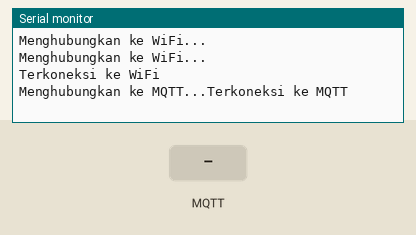
The sketch below on a simulated ESP32. Parts: the last lines printed to the serial monitor. The inputs (shaded band) are chosen by the test bench. WiFi joins after 1.5 s; servers stay silent unless stated; random numbers use the default seed unless the sketch sets one; no MQTT or app messages arrive unless stated.

Above: at 3.2 s.
3.3 s: MQTT message "1" arrives on the first subscribed topic
At 6.1 s:
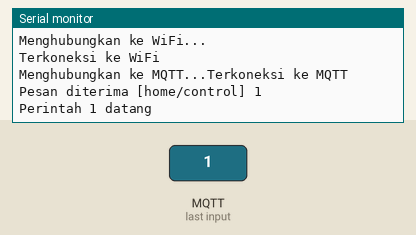
6.5 s: MQTT message "on" arrives on the first subscribed topic
At 8.4 s:
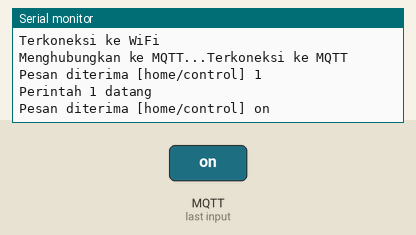
9.5 s: MQTT message "off" arrives on the first subscribed topic
At 12.0 s:
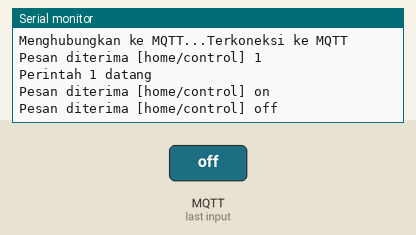

The sketch:

SCA3.0.ino
```cpp
/*
 * Program SCA3.0
 * Hardware : ESP32
 * Library : ESP32-WROOM-DA Module
 *
 */

#include <WiFi.h>
#include <PubSubClient.h>

// Konfigurasi WiFi
const char* ssid = "Aira alfa";
const char* password = "bismillah";

// Konfigurasi MQTT
const char* mqttServer = "209.182.237.240";
const int mqttPort = 1883;
const char* mqttTopicSend = "home/heating";
const char* mqttTopicControl = "home/control";

WiFiClient espClient;
PubSubClient client(espClient);

String unitSCA = "1";

// Pin untuk alat pemanas
const int heatingPin1 = 2;
const int heatingPin2 = 3;

// Variabel untuk data sensor
float suhu1 = 0;
float arus1 = 0;
float tekanan_udara1 = 0;
String status_heater1 = "off";

float suhu2 = 0;
float arus2 = 0;
float tekanan_udara2 = 0;
String status_heater2 = "off";

float suhu3 = 0;
float arus3 = 0;
float tekanan_udara3 = 0;
String status_heater3 = "off";

float suhu4 = 0;
float arus4 = 0;
float tekanan_udara4 = 0;
String status_heater4 = "off";

void setup() {
  Serial.begin(115200);
  // Koneksi WiFi
  WiFi.begin(ssid, password);
  while (WiFi.status() != WL_CONNECTED) {
    delay(1000);
    Serial.println("Menghubungkan ke WiFi...");
  }
  Serial.println("Terkoneksi ke WiFi");

  // Koneksi MQTT
  client.setServer(mqttServer, mqttPort);
  client.setCallback(callback);
}

void callback(char* topic, byte* payload, unsigned int length) {
  Serial.print("Pesan diterima [");
  Serial.print(topic);
  Serial.print("] ");
  for (int i = 0; i < length; i++) {
    Serial.print((char)payload[i]);
  }
  Serial.println();

  // Kontrol alat pemanas
  if (strcmp(topic, mqttTopicControl) == 0) {
    if (payload[0] == '1') {
      digitalWrite(heatingPin1, HIGH);
      status_heater1 = "run";
      Serial.println("Perintah 1 datang");
    } else if (payload[0] == '0') {
      digitalWrite(heatingPin1, LOW);
      status_heater1 = "stop";
      Serial.println("Perintah 0 datang");
    } else if (payload[0] == '3') {
      digitalWrite(heatingPin2, HIGH);
      status_heater2 = "run";
      Serial.println("Perintah 3 datang");
    } else if (payload[0] == '2') {
      digitalWrite(heatingPin2, LOW);
      status_heater2 = "stop";
      Serial.println("Perintah 2 datang");
    }
  }
}

void loop() {
  if (!client.connected()) {
    reconnect();
  }
  client.loop();

  // Baca data sensor
  suhu1 = random(20, 30);
  arus1 = random(1, 10);
  tekanan_udara1 = random(1000, 2000);

  suhu2 = random(20, 30);
  arus2 = random(1, 10);
  tekanan_udara2 = random(1000, 2000);

  suhu3 = random(20, 30);
  arus3 = random(1, 10);
  tekanan_udara1 = random(1000, 2000);

  suhu4 = random(20, 30);
  arus4 = random(1, 10);
  tekanan_udara2 = random(1000, 2000);

  // Kirim data sensor ke Node-RED
  char json[200];
  sprintf(json, "{\"unitSCA\":\"%s\",\"suhu1\":%.2f,\"arus1\":%.2f,\"tekanan_udara1\":%.2f,\"status_heater1\":\"%s\",\"suhu2\":%.2f,\"arus2\":%.2f,\"tekanan_udara2\":%.2f,\"status_heater2\":\"%s\"}", unitSCA, suhu1, arus1, tekanan_udara1, status_heater1, suhu2, arus2, tekanan_udara2, status_heater2);
  client.publish(mqttTopicSend, json);
  delay(3000);
}

void reconnect() {
  while (!client.connected()) {
    Serial.print("Menghubungkan ke MQTT...");
    if (client.connect("ESP32Client")) {
      Serial.println("Terkoneksi ke MQTT");
      client.subscribe(mqttTopicControl);
    } else {
      delay(3000);
    }
  }
}
```

Measured:
- after the input at 3.3 s, the serial monitor: prints a new line after 1.8 s (image 1)
- after the input at 6.5 s, the serial monitor: prints a new line after 1.6 s (image 2)
- after the input at 9.5 s, the serial monitor: prints a new line after 1.6 s (image 3)
